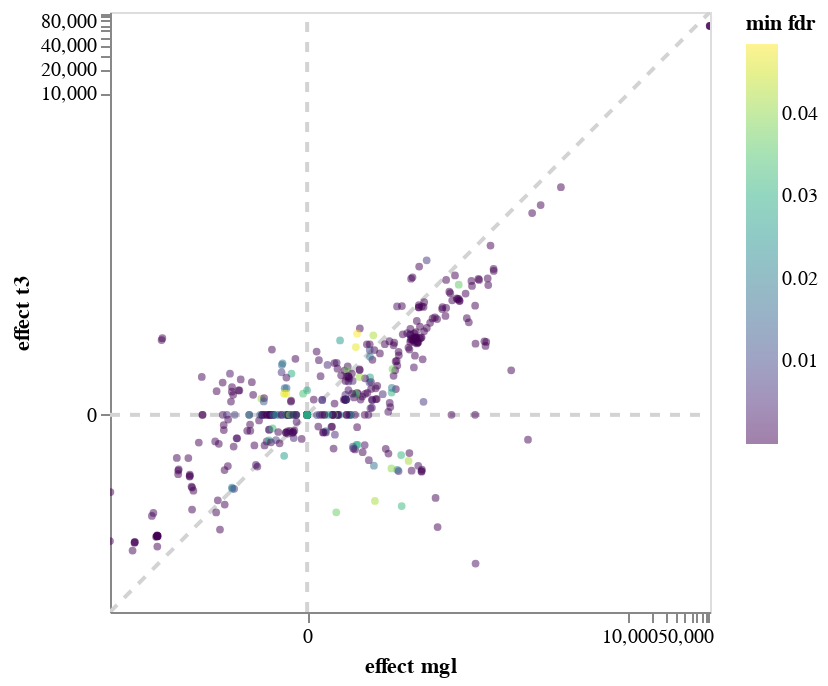

Notebook source saved alongside this figure:
### Code cell
import altair as alt
import sys
from IPython.display import display

# we cannot use vegafusion here because it makes the point selection impossible since
# it prunes the required ext_gene column
#alt.data_transformers.enable("vegafusion")
alt.data_transformers.disable_max_rows()


# Data transformation
alt.data_transformers.disable_max_rows()

# Selektor für Punkte
point_selector = alt.selection_point(fields=["Name"], empty=False)

# Punkte
points = alt.Chart(combined_pd).mark_circle(size=15, tooltip={"content": "data"}).encode(
    alt.X(effect_x, scale=alt.Scale(type='symlog', nice=False), axis=alt.Axis(grid=False)),
    alt.Y(effect_y, scale=alt.Scale(type='symlog', nice=False), axis=alt.Axis(grid=False)),
    alt.Color("min fdr", scale=alt.Scale(scheme="viridis")),
    opacity=alt.value(0.5),
)

# Gestrichelte Linie
line = alt.Chart(
    pl.DataFrame({effect_x: [min_value, max_value], effect_y: [min_value, max_value]})
).mark_line(color="lightgrey").encode(
    x=effect_x,
    y=effect_y,
    strokeDash=alt.value([5, 5]),
)

# Gestrichelte Linie
x_axis = alt.Chart(
    pl.DataFrame({effect_x: [0, 0], effect_y: [min_value, max_value]})
).mark_line(color="lightgrey").encode(
    x=effect_x,
    y=effect_y,
    strokeDash=alt.value([5, 5]),
)

y_axis = alt.Chart(
    pl.DataFrame({effect_x: [min_value, max_value], effect_y: [0, 0]})
).mark_line(color="lightgrey").encode(
    x=effect_x,
    y=effect_y,
    strokeDash=alt.value([5, 5]),
)

text_background = alt.Chart(combined_pd).mark_text(
        align="left",
        baseline="middle",
        dx=5,
        dy=-5,
        fill='white',
        stroke='white',
        strokeWidth=5,
    ).encode(
        x=effect_x,
        y=effect_y,
        text=alt.condition(point_selector, "Name", alt.value("")),
    )


# Text
text = alt.Chart(combined_pd).mark_text(
    align="left",
    baseline="middle",
    dx=5,
    dy=-5,
).encode(
    x=effect_x,
    y=effect_y,
    text=alt.condition(point_selector, "Name", alt.value("")),
)

# Null-Linien für x und y
zero_lines = alt.Chart(pl.DataFrame({"zero": [0]})).mark_rule(color="black").encode(
    x=alt.X("zero", axis=alt.Axis(title="")),  # keine Beschriftung der Achse
    y=alt.Y("zero", axis=alt.Axis(title="")),  # keine Beschriftung der Achse
)

# Gesamtes Diagramm mit den Ebenen
chart = alt.layer(x_axis, y_axis, line, points, text_background, text).add_params(
    point_selector
).interactive()

# display(chart)

chart.save(snakemake.output[1], inline=True)
# chart.save("/projects/koesterlab/moeller-th-liver-diffexp/analysis_2/results/meta_comparison/pathways/etoh_wt_mgl_vs_t3.json", inline=True)

### Figure 1 — Vega-Lite specification as saved in the notebook (floating-point values rounded to 4 significant figures; data arrays with more than 128 entries replaced by an {"elided": "..."} marker saying what was removed)
{"config": {"view": {"continuousWidth": 300, "continuousHeight": 300}}, "layer": [{"data": {"name": "data-5604c526602009a8abb16b022d3672a3"}, "mark": {"type": "line", "color": "lightgrey"}, "encoding": {"strokeDash": {"value": [5, 5]}, "x": {"field": "effect mgl", "type": "quantitative"}, "y": {"field": "effect t3", "type": "quantitative"}}, "name": "view_5"}, {"data": {"name": "data-938864a5c849e86e9fc1a3da27ef7105"}, "mark": {"type": "line", "color": "lightgrey"}, "encoding": {"strokeDash": {"value": [5, 5]}, "x": {"field": "effect mgl", "type": "quantitative"}, "y": {"field": "effect t3", "type": "quantitative"}}}, {"data": {"name": "data-c1e4579224ac97fc05b1e721fa5c8ed9"}, "mark": {"type": "line", "color": "lightgrey"}, "encoding": {"strokeDash": {"value": [5, 5]}, "x": {"field": "effect mgl", "type": "quantitative"}, "y": {"field": "effect t3", "type": "quantitative"}}}, {"data": {"name": "data-9f19acd278933992bd977d08806fce4b"}, "mark": {"type": "circle", "size": 15, "tooltip": {"content": "data"}}, "encoding": {"color": {"field": "min fdr", "scale": {"scheme": "viridis"}, "type": "quantitative"}, "opacity": {"value": 0.5}, "x": {"axis": {"grid": false}, "field": "effect mgl", "scale": {"nice": false, "type": "symlog"}, "type": "quantitative"}, "y": {"axis": {"grid": false}, "field": "effect t3", "scale": {"nice": false, "type": "symlog"}, "type": "quantitative"}}}, {"data": {"name": "data-9f19acd278933992bd977d08806fce4b"}, "mark": {"type": "text", "align": "left", "baseline": "middle", "dx": 5, "dy": -5, "fill": "white", "stroke": "white", "strokeWidth": 5}, "encoding": {"text": {"condition": {"param": "param_9", "empty": false, "field": "Name"}, "value": ""}, "x": {"field": "effect mgl", "type": "quantitative"}, "y": {"field": "effect t3", "type": "quantitative"}}}, {"data": {"name": "data-9f19acd278933992bd977d08806fce4b"}, "mark": {"type": "text", "align": "left", "baseline": "middle", "dx": 5, "dy": -5}, "encoding": {"text": {"condition": {"param": "param_9", "empty": false, "field": "Name"}, "value": ""}, "x": {"field": "effect mgl", "type": "quantitative"}, "y": {"field": "effect t3", "type": "quantitative"}}}], "params": [{"name": "param_9", "select": {"type": "point", "fields": ["Name"]}, "views": ["view_5"]}, {"name": "param_10", "select": {"type": "interval", "encodings": ["x", "y"]}, "bind": "scales", "views": ["view_5"]}], "$schema": "https://vega.github.io/schema/vega-lite/v5.17.0.json", "datasets": {"data-5604c526602009a8abb16b022d3672a3": [{"effect mgl": 0, "effect t3": -283.1}, {"effect mgl": 0, "effect t3": 103200.0}], "data-938864a5c849e86e9fc1a3da27ef7105": [{"effect mgl": -283.1, "effect t3": 0}, {"effect mgl": 103200.0, "effect t3": 0}], "data-c1e4579224ac97fc05b1e721fa5c8ed9": [{"effect mgl": -283.1, "effect t3": -283.1}, {"effect mgl": 103200.0, "effect t3": 103200.0}], "data-9f19acd278933992bd977d08806fce4b": {"elided": "426 records"}}}
